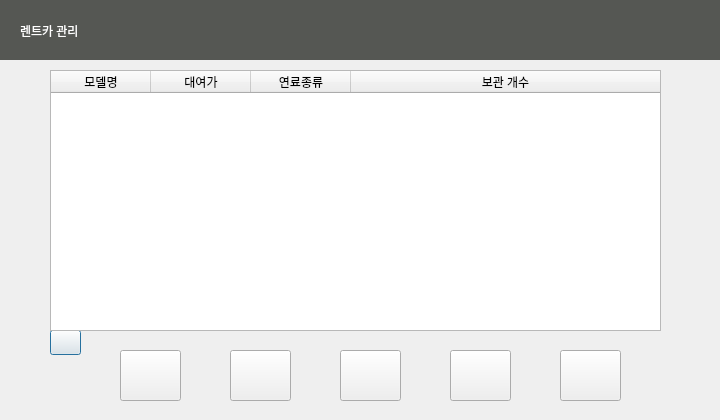
<?xml version="1.0" encoding="UTF-8"?>
<ui version="4.0">
 <class>car</class>
 <widget class="QDialog" name="car">
  <property name="geometry">
   <rect>
    <x>0</x>
    <y>0</y>
    <width>720</width>
    <height>420</height>
   </rect>
  </property>
  <property name="windowTitle">
   <string>Dialog</string>
  </property>
  <widget class="QLabel" name="label">
   <property name="geometry">
    <rect>
     <x>0</x>
     <y>0</y>
     <width>721</width>
     <height>60</height>
    </rect>
   </property>
   <property name="styleSheet">
    <string notr="true">
background-color: rgb(85, 87, 83);</string>
   </property>
   <property name="text">
    <string/>
   </property>
  </widget>
  <widget class="QPushButton" name="remove_btn">
   <property name="geometry">
    <rect>
     <x>230</x>
     <y>350</y>
     <width>61</width>
     <height>51</height>
    </rect>
   </property>
   <property name="acceptDrops">
    <bool>false</bool>
   </property>
   <property name="styleSheet">
    <string notr="true"/>
   </property>
   <property name="text">
    <string/>
   </property>
   <property name="icon">
    <iconset resource="img.qrc">
     <normaloff>:/new/prefix1/img/delete.png</normaloff>:/new/prefix1/img/delete.png</iconset>
   </property>
   <property name="iconSize">
    <size>
     <width>50</width>
     <height>50</height>
    </size>
   </property>
   <property name="shortcut">
    <string notr="true"/>
   </property>
   <property name="autoRepeat">
    <bool>false</bool>
   </property>
   <property name="autoExclusive">
    <bool>true</bool>
   </property>
   <property name="autoDefault">
    <bool>false</bool>
   </property>
  </widget>
  <widget class="QPushButton" name="exit_btn">
   <property name="geometry">
    <rect>
     <x>560</x>
     <y>350</y>
     <width>61</width>
     <height>51</height>
    </rect>
   </property>
   <property name="acceptDrops">
    <bool>false</bool>
   </property>
   <property name="styleSheet">
    <string notr="true"/>
   </property>
   <property name="text">
    <string/>
   </property>
   <property name="icon">
    <iconset resource="img.qrc">
     <normaloff>:/new/prefix1/img/undo.png</normaloff>:/new/prefix1/img/undo.png</iconset>
   </property>
   <property name="iconSize">
    <size>
     <width>50</width>
     <height>50</height>
    </size>
   </property>
   <property name="shortcut">
    <string notr="true"/>
   </property>
   <property name="autoRepeat">
    <bool>false</bool>
   </property>
   <property name="autoExclusive">
    <bool>true</bool>
   </property>
   <property name="autoDefault">
    <bool>false</bool>
   </property>
  </widget>
  <widget class="QPushButton" name="edit_btn">
   <property name="geometry">
    <rect>
     <x>340</x>
     <y>350</y>
     <width>61</width>
     <height>51</height>
    </rect>
   </property>
   <property name="acceptDrops">
    <bool>false</bool>
   </property>
   <property name="styleSheet">
    <string notr="true"/>
   </property>
   <property name="text">
    <string/>
   </property>
   <property name="icon">
    <iconset resource="img.qrc">
     <normaloff>:/new/prefix1/img/edit.png</normaloff>:/new/prefix1/img/edit.png</iconset>
   </property>
   <property name="iconSize">
    <size>
     <width>50</width>
     <height>50</height>
    </size>
   </property>
   <property name="shortcut">
    <string notr="true"/>
   </property>
   <property name="autoRepeat">
    <bool>false</bool>
   </property>
   <property name="autoExclusive">
    <bool>true</bool>
   </property>
   <property name="autoDefault">
    <bool>false</bool>
   </property>
  </widget>
  <widget class="QPushButton" name="add_btn">
   <property name="geometry">
    <rect>
     <x>120</x>
     <y>350</y>
     <width>61</width>
     <height>51</height>
    </rect>
   </property>
   <property name="acceptDrops">
    <bool>false</bool>
   </property>
   <property name="styleSheet">
    <string notr="true"/>
   </property>
   <property name="text">
    <string/>
   </property>
   <property name="icon">
    <iconset resource="img.qrc">
     <normaloff>:/new/prefix1/img/plus.png</normaloff>:/new/prefix1/img/plus.png</iconset>
   </property>
   <property name="iconSize">
    <size>
     <width>50</width>
     <height>50</height>
    </size>
   </property>
   <property name="shortcut">
    <string notr="true"/>
   </property>
   <property name="autoRepeat">
    <bool>false</bool>
   </property>
   <property name="autoExclusive">
    <bool>true</bool>
   </property>
   <property name="autoDefault">
    <bool>false</bool>
   </property>
  </widget>
  <widget class="QLabel" name="label_2">
   <property name="geometry">
    <rect>
     <x>20</x>
     <y>15</y>
     <width>91</width>
     <height>31</height>
    </rect>
   </property>
   <property name="styleSheet">
    <string notr="true">background-color: rgb(85, 87, 83);
font: 12pt &quot;Ubuntu&quot;;
color: rgb(255, 255, 255);</string>
   </property>
   <property name="text">
    <string>렌트카 관리</string>
   </property>
  </widget>
  <widget class="QPushButton" name="refresh_btn">
   <property name="geometry">
    <rect>
     <x>50</x>
     <y>330</y>
     <width>31</width>
     <height>25</height>
    </rect>
   </property>
   <property name="text">
    <string/>
   </property>
   <property name="icon">
    <iconset resource="img.qrc">
     <normaloff>:/new/prefix1/img/refresh.png</normaloff>:/new/prefix1/img/refresh.png</iconset>
   </property>
  </widget>
  <widget class="QPushButton" name="reserv_btn">
   <property name="geometry">
    <rect>
     <x>450</x>
     <y>350</y>
     <width>61</width>
     <height>51</height>
    </rect>
   </property>
   <property name="acceptDrops">
    <bool>false</bool>
   </property>
   <property name="styleSheet">
    <string notr="true"/>
   </property>
   <property name="text">
    <string/>
   </property>
   <property name="icon">
    <iconset resource="img.qrc">
     <normaloff>:/new/prefix1/img/checked_calendar.png</normaloff>:/new/prefix1/img/checked_calendar.png</iconset>
   </property>
   <property name="iconSize">
    <size>
     <width>50</width>
     <height>50</height>
    </size>
   </property>
   <property name="shortcut">
    <string notr="true"/>
   </property>
   <property name="autoRepeat">
    <bool>false</bool>
   </property>
   <property name="autoExclusive">
    <bool>true</bool>
   </property>
   <property name="autoDefault">
    <bool>false</bool>
   </property>
  </widget>
  <widget class="QTableWidget" name="table">
   <property name="geometry">
    <rect>
     <x>50</x>
     <y>70</y>
     <width>611</width>
     <height>261</height>
    </rect>
   </property>
   <property name="maximumSize">
    <size>
     <width>611</width>
     <height>261</height>
    </size>
   </property>
   <property name="rowCount">
    <number>0</number>
   </property>
   <attribute name="horizontalHeaderCascadingSectionResizes">
    <bool>false</bool>
   </attribute>
   <attribute name="horizontalHeaderShowSortIndicator" stdset="0">
    <bool>true</bool>
   </attribute>
   <attribute name="horizontalHeaderStretchLastSection">
    <bool>true</bool>
   </attribute>
   <attribute name="verticalHeaderVisible">
    <bool>false</bool>
   </attribute>
   <attribute name="verticalHeaderCascadingSectionResizes">
    <bool>false</bool>
   </attribute>
   <attribute name="verticalHeaderShowSortIndicator" stdset="0">
    <bool>false</bool>
   </attribute>
   <attribute name="verticalHeaderStretchLastSection">
    <bool>false</bool>
   </attribute>
   <column>
    <property name="text">
     <string>모델명</string>
    </property>
   </column>
   <column>
    <property name="text">
     <string>대여가</string>
    </property>
   </column>
   <column>
    <property name="text">
     <string>연료종류</string>
    </property>
   </column>
   <column>
    <property name="text">
     <string>보관 개수</string>
    </property>
   </column>
  </widget>
 </widget>
 <resources>
  <include location="img.qrc"/>
 </resources>
 <connections/>
</ui>
